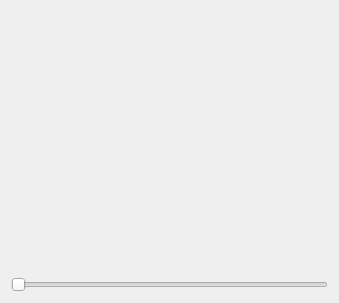
<?xml version="1.0" encoding="UTF-8"?>
<ui version="4.0">
 <class>Demo_qgauge</class>
 <widget class="QWidget" name="Demo_qgauge">
  <property name="geometry">
   <rect>
    <x>0</x>
    <y>0</y>
    <width>339</width>
    <height>303</height>
   </rect>
  </property>
  <property name="windowTitle">
   <string>Form</string>
  </property>
  <layout class="QVBoxLayout" name="verticalLayout_2">
   <item>
    <layout class="QVBoxLayout" name="verticalLayout">
     <item>
      <widget class="QGauge" name="widget" native="true"/>
     </item>
     <item>
      <widget class="QSlider" name="horizontalSlider">
       <property name="orientation">
        <enum>Qt::Horizontal</enum>
       </property>
      </widget>
     </item>
    </layout>
   </item>
  </layout>
 </widget>
 <customwidgets>
  <customwidget>
   <class>QGauge</class>
   <extends>QWidget</extends>
   <header>qgauge.h</header>
   <container>1</container>
  </customwidget>
 </customwidgets>
 <resources/>
 <connections/>
</ui>
